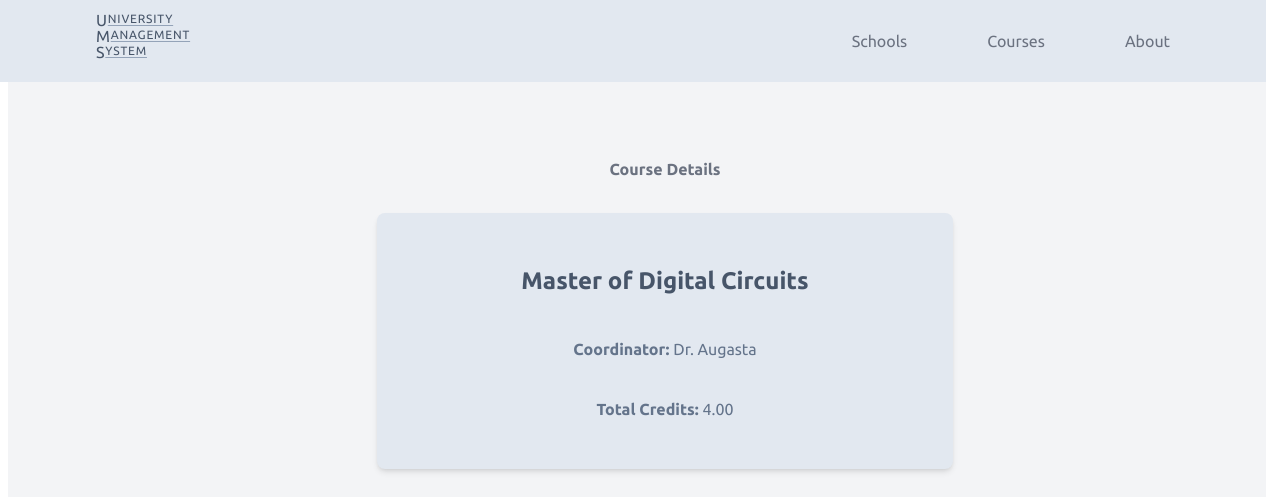
Screenshot of /courses/2 with the database file from the repository.
### courses/models.py (models this page shows)
class Course(models.Model):
    name = models.CharField(max_length=255)
    coordinator = models.CharField(max_length=255)
    total_credits = models.DecimalField(max_digits=6, decimal_places=3)
    school = models.ForeignKey(School, on_delete=models.CASCADE, related_name='courses')

### courses/views.py (the view)
# urls.py: path('<int:id>', views.show, name='courses.show'),
def show(request, id):
    course = get_object_or_404(Course, id=id)
    context = {
        "course": course,
    }
    return render(request, 'courses/show.html', context)

### courses/templates/courses/show.html
{% extends 'common/base.html' %}
{% block content %}
    <div class="content-root">
        <div class="content-container">
            <h4>Course Details</h4>
            <section class="details-card">
                <h2 class="details-card-title">{{ course.name }}</h2>
                <p class="details-card-subtitle"><b>Coordinator:</b> {{ course.coordinator }}</p>
                <p class="details-card-subtitle"><b>Total Credits:</b> {{ course.total_credits|floatformat:2 }}</p>
            </section>
        </div>
    </div>
{% endblock %}

### core/templates/common/base.html (style rules this page uses)
body, a { text-decoration-line: none; font-family: "Ubuntu", sans-serif; }
.content-root { padding: 8rem 2rem; width: 100%; min-height: 100vh; background-color: rgb(243 244 246); }
.content-container { max-width: 36rem; margin-left: auto; margin-right: auto; }
h2 { font-size: 1.5rem; line-height: 2rem; text-align: center; color: rgb(31 41 55); }
h4 { font-size: 1rem; line-height: 1.5rem; text-align: center; color: rgb(107 114 128); }
.details-card { border-radius: 0.5rem; box-shadow: 0 4px 6px -1px rgb(0 0 0 / 0.1), 0 2px 4px -2px rgb(0 0 0 / 0.1); margin-top: 2rem; padding: 2rem; display: flex; flex-direction: column; row-gap: 1rem; background-color: rgb(226 232 240); text-align: center; }
.details-card-title { color: rgb(71 85 105); }
.details-card-subtitle { margin-top: 0.25rem; font-size: 1rem; line-height: 1.5rem; color: rgb(100 116 139); }

### rows the page displays
Course: name "Master of Digital Circuits", coordinator "Dr. Augasta", total_credits "4.00"
